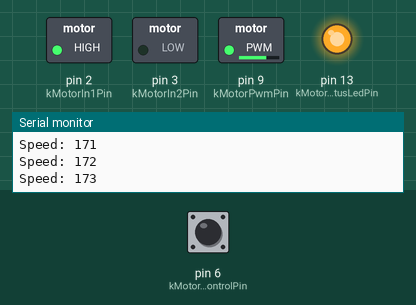
A program run on a simulated Arduino Nano, built with avr-gcc and run on an emulated ATmega328P. Shown: switched loads named in the program (green lamp = pin HIGH), output pins drawn as LEDs (lit = HIGH), the last lines printed to the serial monitor. Inputs (shaded band) come from the test bench; at power-on: pin 6 (kMotorDirectionControlPin) HIGH.

Above: at 1.38 s.
1.4 s: pin 6 (kMotorDirectionControlPin) pulled LOW for 0.15 s
At 3.79 s:
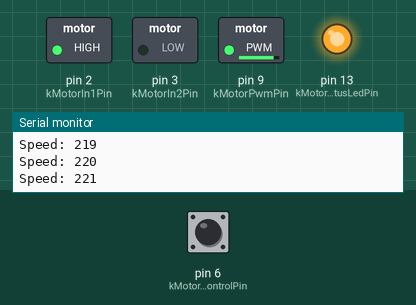
4.4 s: pin 6 (kMotorDirectionControlPin) pulled LOW for 1 s
At 5.55 s:
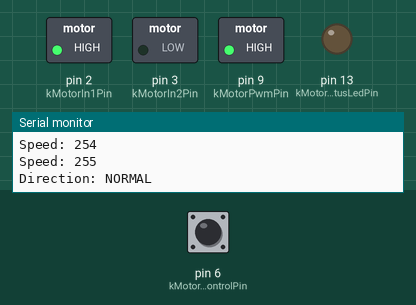
7.4 s: pin 6 (kMotorDirectionControlPin) pulled LOW for 0.15 s
At 8.71 s:
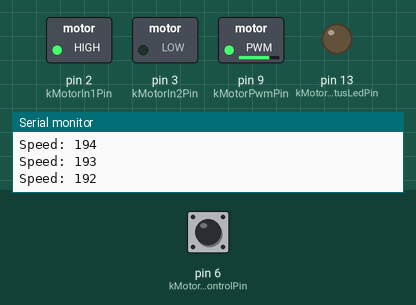
10.4 s: pin 6 (kMotorDirectionControlPin) pulled LOW for 3.2 s
At 10.87 s:
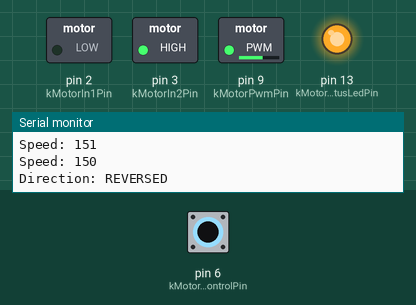
Timing chart, 0 to 16.1 s (numbered marks = the images above; inputs shaded):
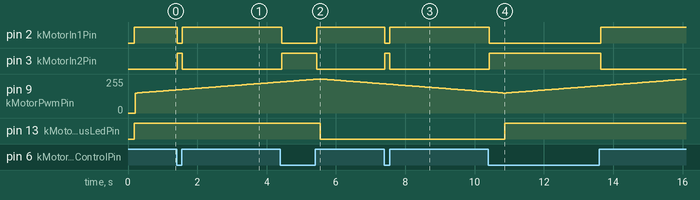

The program:

main.cpp
```cpp
#include <Arduino.h>
#include "MotorControl.h"
#include "MotorPins.h"
#include "version.h"
#include "shared_version_utils.h"

void setup() {
  Serial.begin(9600);
  delay(100);

  printSketchMetadata();
  Serial.println(F("motor-control-TB6612FNG starting"));

  motorInitialize();
}

void loop() {
  motorRampSpeed(kMotorMinSpeed, kMotorMaxSpeed);
  motorRampSpeed(kMotorMaxSpeed, kMotorMinSpeed);
}
```

MotorControl.h
```cpp
#pragma once

void motorInitialize();
void motorRampSpeed(int startSpeed, int endSpeed);
```

version.h
```cpp
// Sketch metadata for motor-control-TB6612FNG

#ifndef VERSION_H
#define VERSION_H

#ifndef SKETCH_NAME
  #define SKETCH_NAME "motor-control-TB6612FNG"
#endif

#ifndef SKETCH_VERSION
  #define SKETCH_VERSION "1.0.0"
#endif

#ifndef SKETCH_AUTHOR
  #define SKETCH_AUTHOR "devopsnextgenx@gmail.com"
#endif

#ifndef SKETCH_DATE
  #define SKETCH_DATE "2026-06-26"
#endif

#endif // VERSION_H
```

MotorControl.cpp
```cpp
#include <Arduino.h>
#include "MotorPins.h"
#include "MotorControl.h"

namespace {

bool readDirectionReversed() {
  return digitalRead(kMotorDirectionControlPin) == LOW;
}

void setMotorDirection(bool reversed) {
  if (reversed) {
    digitalWrite(kMotorIn1Pin, LOW);
    digitalWrite(kMotorIn2Pin, HIGH);
  } else {
    digitalWrite(kMotorIn1Pin, HIGH);
    digitalWrite(kMotorIn2Pin, LOW);
  }

  Serial.print("Direction: ");
  Serial.println(reversed ? "REVERSED" : "NORMAL");
}

void syncMotorDirection(bool &currentDirectionReversed) {
  const bool newDirectionReversed = readDirectionReversed();
  if (newDirectionReversed != currentDirectionReversed) {
    currentDirectionReversed = newDirectionReversed;
    setMotorDirection(newDirectionReversed);
  }
}

void applySpeed(int speed) {
  speed = constrain(speed, 0, 255);
  analogWrite(kMotorPwmPin, speed);
  Serial.print("Speed: ");
  Serial.println(speed);
}

} // namespace

void motorInitialize() {
  pinMode(kMotorIn1Pin, OUTPUT);
  pinMode(kMotorIn2Pin, OUTPUT);
  pinMode(kMotorPwmPin, OUTPUT);
  pinMode(kMotorDirectionControlPin, INPUT_PULLUP);
  pinMode(kMotorStatusLedPin, OUTPUT);

  applySpeed(0);
  bool currentDirectionReversed = false;
  syncMotorDirection(currentDirectionReversed);
}

void motorRampSpeed(int startSpeed, int endSpeed) {
  const bool increasing = endSpeed > startSpeed;
  digitalWrite(kMotorStatusLedPin, increasing ? HIGH : LOW);

  bool currentDirectionReversed = readDirectionReversed();
  setMotorDirection(currentDirectionReversed);

  for (int speed = startSpeed; increasing ? speed <= endSpeed : speed >= endSpeed; speed += increasing ? 1 : -1) {
    syncMotorDirection(currentDirectionReversed);
    applySpeed(speed);

    delay(kMotorStepDelayMs);
  }
}
```

MotorPins.h
```cpp
#pragma once

#include <Arduino.h>
// Motor A control for TB6612FNG on Arduino Nano
// AIN1 -> D2
// AIN2 -> D3
// PWMA -> D9 (PWM control)
// Speed control: D9 (PWM signal, 0-255)
// Direction control: D2 and D3 (IN1 and IN2)
// Direction selector input on the Nano only: D6 (LOW = reverse, HIGH = normal via internal pull-up)
// Built-in LED on while speed is increasing, off while speed is decreasing.

// TB6612FNG motor driver pin mapping for Arduino Nano.
constexpr uint8_t kMotorPwmPin = 9;
constexpr uint8_t kMotorIn1Pin = 2;
constexpr uint8_t kMotorIn2Pin = 3;
constexpr uint8_t kMotorDirectionControlPin = 6;
constexpr uint8_t kMotorStatusLedPin = LED_BUILTIN;

constexpr int kMotorMaxSpeed = 255;
constexpr int kMotorMinSpeed = 150;
constexpr int kMotorStepDelayMs = 50;
```

Measured:
- after the input at 1.4 s, pin 2 (kMotorIn1Pin): HIGH → LOW at once, → HIGH 0.15 s later; pin 3 (kMotorIn2Pin): LOW → HIGH at once, → LOW 0.15 s later
- after the input at 4.4 s, pin 2 (kMotorIn1Pin): HIGH → LOW at once, → HIGH 1.0 s later; pin 3 (kMotorIn2Pin): LOW → HIGH at once, → LOW 1.0 s later
- after the input at 7.4 s, pin 2 (kMotorIn1Pin): HIGH → LOW at once, → HIGH 0.15 s later; pin 3 (kMotorIn2Pin): LOW → HIGH at once, → LOW 0.15 s later
- after the input at 10.4 s, pin 2 (kMotorIn1Pin): HIGH → LOW at once, → HIGH 3.2 s later; pin 3 (kMotorIn2Pin): LOW → HIGH at once, → LOW 3.2 s later
